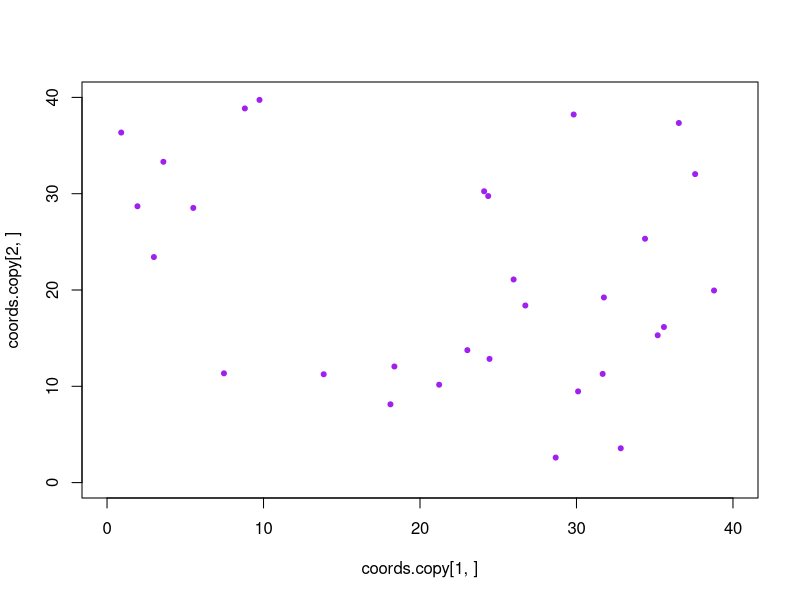
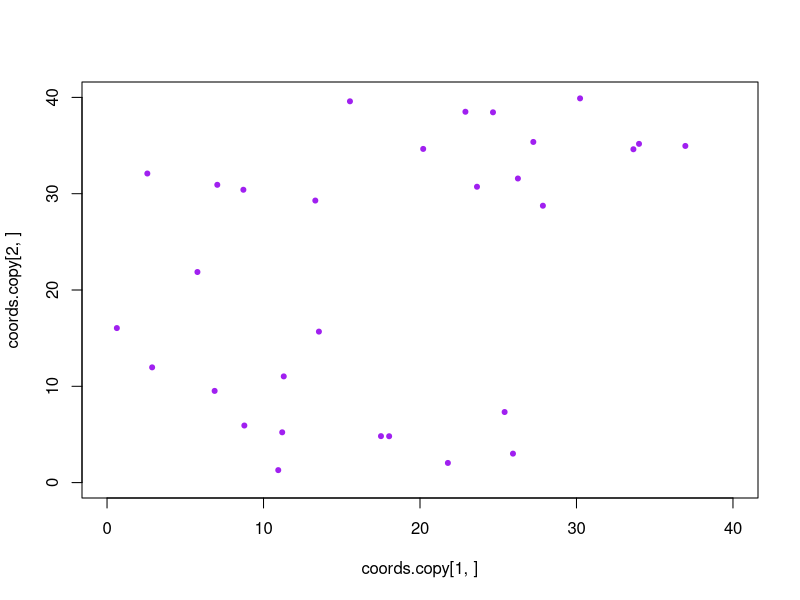
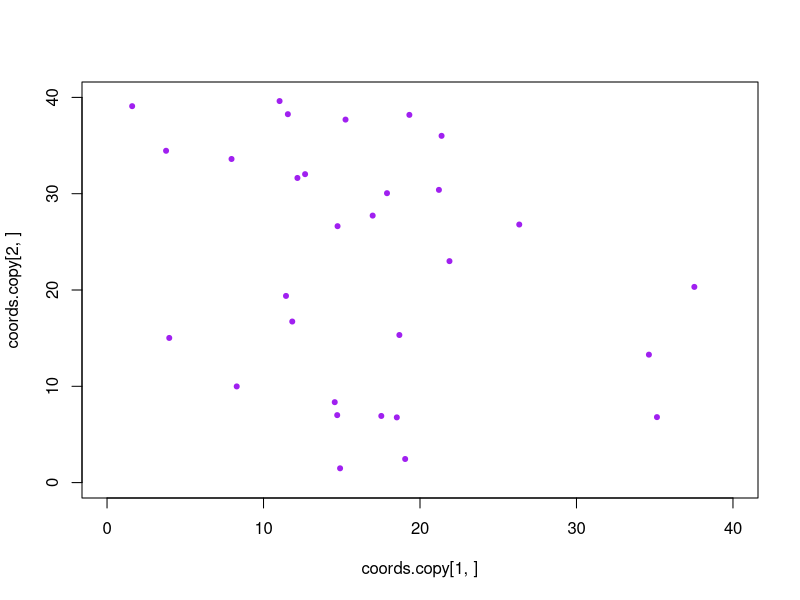
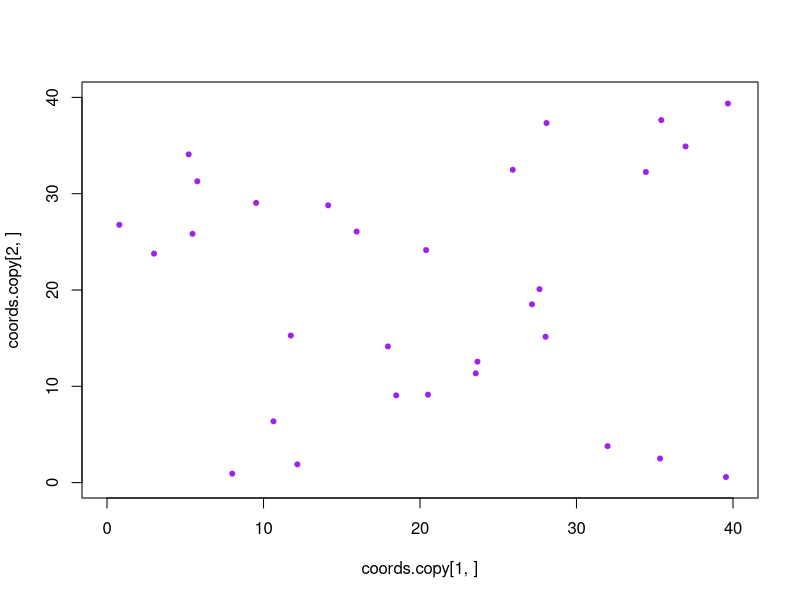
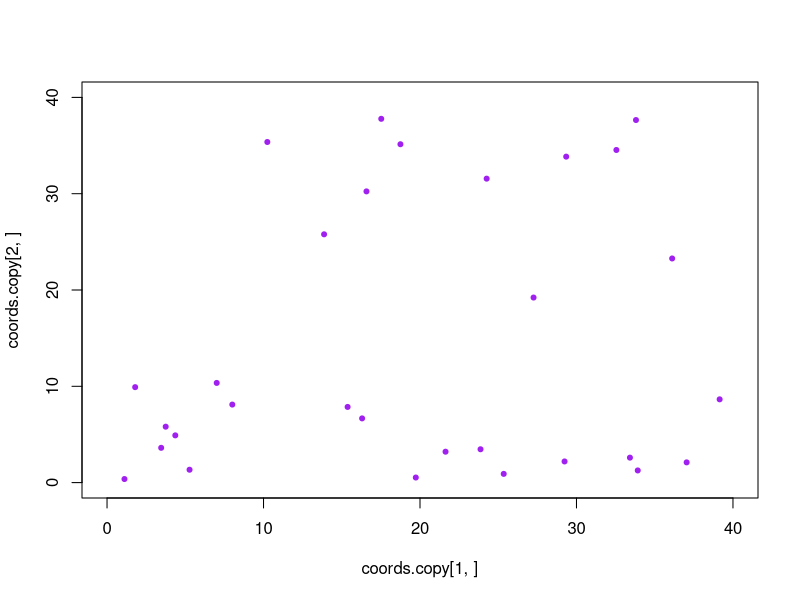
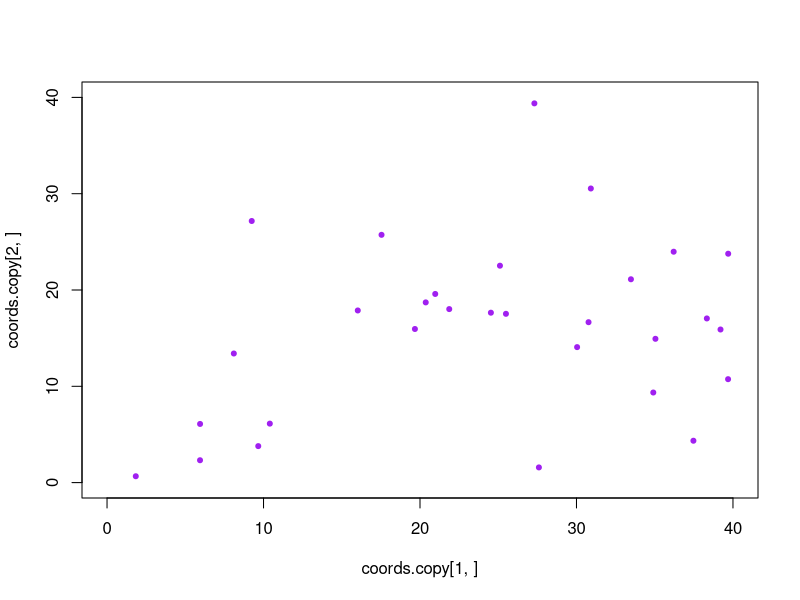
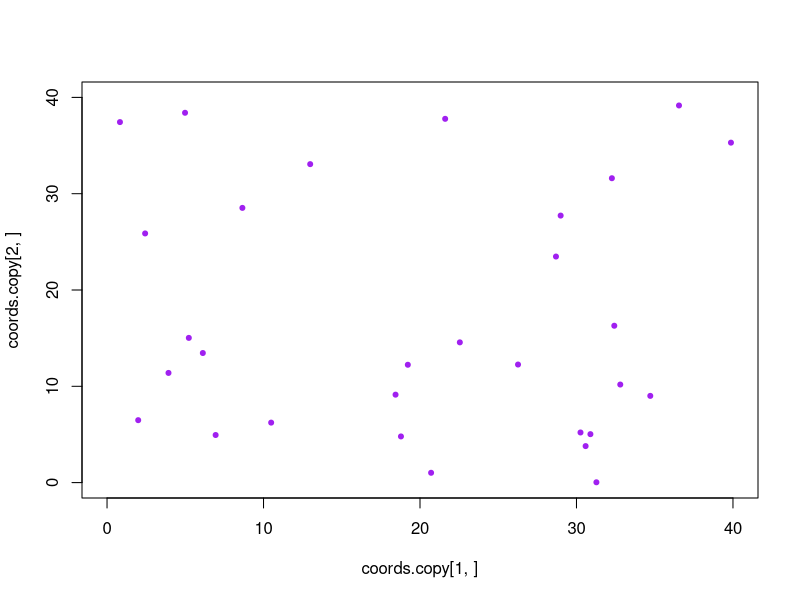
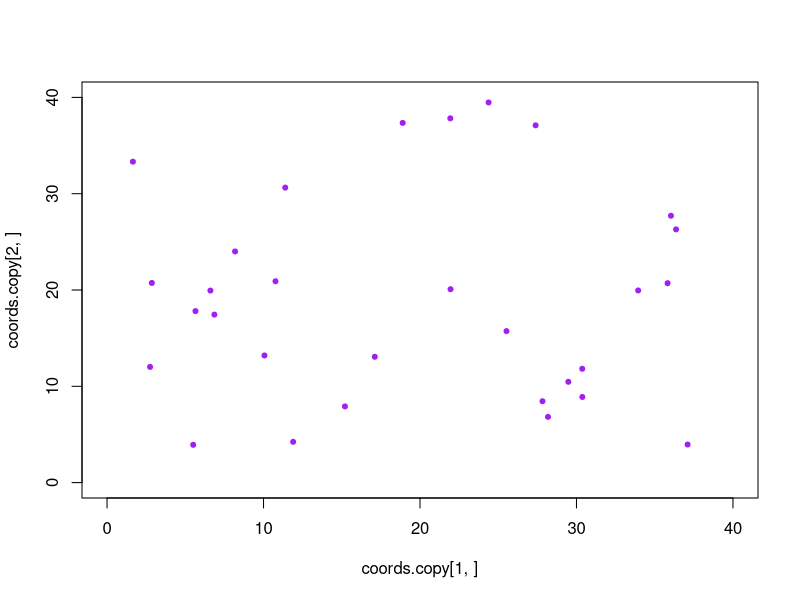

The R script that drew these images, in order:
# ---
# Particle Swarm Optimization
# Based on "Particle Swarm Optimization" by J.Kennedy and R.Eberhart
# ---

# -- Target function -- 
target = function(x, y){
  x^2 + y^2
}

# -- Random initialization of particles and velocity -- 
n.particles = 30
rows = 2
upper = 40
lower = 0
coords = matrix(runif(n.particles * rows, lower, upper), nrow=2, ncol=n.particles)
velocity = matrix(runif(n.particles * rows, lower, upper), nrow=2, ncol=n.particles)


# -- Testing Nearest Neighbor Velocity Matching and Craziness -- 
# nn.index returns a vector containing the index of the nearest neighbor for each particle
nn.index = function(coord.matrix){
  rows = ncol(coord.matrix)
  cols = ncol(coord.matrix)
  
  dist.matrix = matrix(0, nrow=rows, ncol=cols)
  argmin = c()
  
  # Euclidean distance
  for(i in 1:cols){
    for(j in 1:cols){
      if(i==j){
        dist.matrix[i, j] = Inf
      } else{
        dist.matrix[i, j] = ((coord.matrix[1, i] - coord.matrix[1, j])^2 + (coord.matrix[2, i] - coord.matrix[2, j])^2)^(1/2)
      }
    }
    # Argmin of current row
    argmin[i] = which.min(dist.matrix[i, ])
  }

  return(argmin)
}

# Loop
n.iterations = 20

coords.copy = coords
velocity.copy = velocity

for(i in 1:n.iterations){
  argmin = nn.index(coords.copy)
  velocity.copy = velocity.copy[, argmin]
  # %% keeps torus structure 
  coords.copy = (coords.copy + velocity.copy) %% upper
  
  plot(coords.copy[1, ], 
       coords.copy[2, ], 
       xlim = c(lower, upper), 
       ylim = c(lower, upper),
       pch = 20, 
       col = "purple",)
  
  Sys.sleep(0.8)
}
